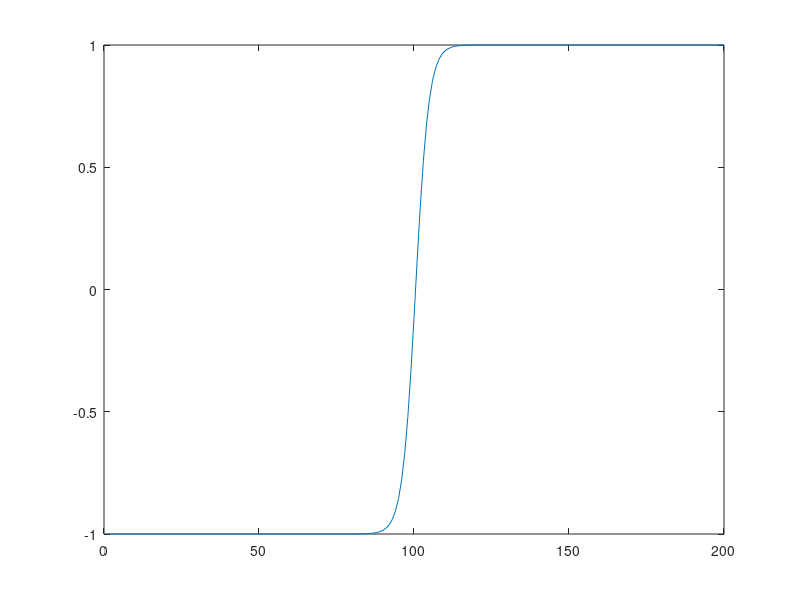

This chart was generated by the following MATLAB code: (Note: this script raises an error after producing the figure.)
% Number of gridpoints and domain size
N = 200; L = 10;
% position of kink
a=0;


% Spatial grid and grid spacing
x = linspace(-L,L,N);
dx = x(2)-x(1);

v=0.5;
gamma = 1/sqrt((1-v^2));

% Initial condition
p0 = tanh(gamma*(2*x-a)) ;




% Initialize the spatial parameters for simulation
T = 20; dt = 0.01; time = 0:dt:T;

% Preallocate the solution array
phi = zeros(N, length(time));
p1 = tanh(gamma*(2*x-a-v*dt));


phi(:, 1) = p0;
phi(:, 2) = p1; % Set initial condition

% Laplacian matrix
% Construct the Laplacian matrix using finite difference method
one_vec = ones(N,1);
Laplacian = spdiags([one_vec, -2*one_vec, one_vec],[1,0,-1],N,N);
% Set the boundary conditions
% Laplacian(1,1) = -2; Laplacian(N,N) = -2;
Laplacian = (1/dx^2)*Laplacian;

e = zeros(N,1);
e(1) = -tanh(L)/(dx)^2; e(N) = tanh(L)/(dx)^2;

% Time-stepping loop for the simulation
for n = 2:length(time)-1
    % Update the solution using a numerical scheme (e.g., explicit Euler method)
   phi(:,n+1) = 2*phi(:,n) - phi(:,n-1) + (dt^2)*(Laplacian*phi(:,n)-2*phi(:,n).*((phi(:,n).^2)-1) + e);
end


close all;
plot(phi(:,1))


figure;
saveToGif(x,phi,"animated.gif",[-L,L,-2,2],100)


function saveToGif(x,phi,name,axs,frames)
    plt = plot(x,phi(:,1));
    axis(axs)
    for i = 1:frames
        %exportgraphics(gcf,name,'Append',true);
        axis(axs)
        plt.YData = phi(:,round(i*end/frames)); % Update plot data for the current frame
        drawnow; % Update the figure window
        %pause(0.1); % Pause to control the frame rate
    end
end

